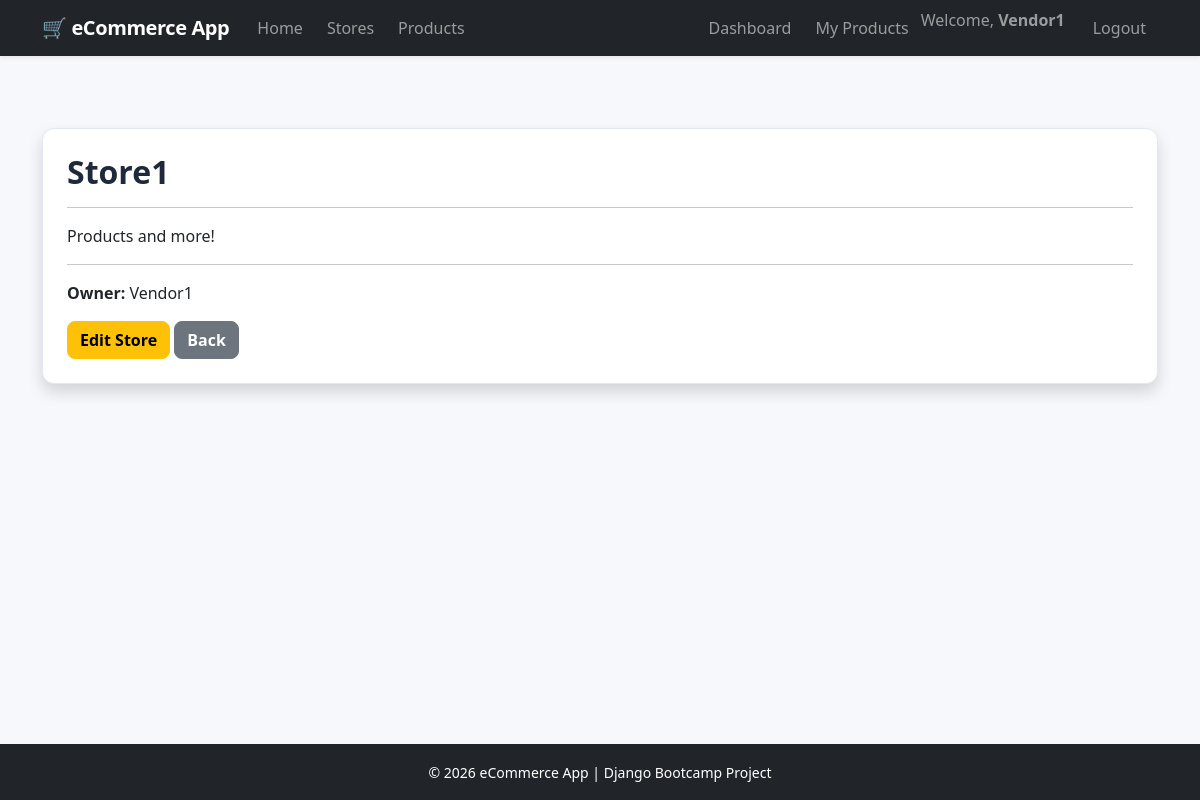
Page /stores/3/ (signed in) on the committed database.
### Store/models.py (models this page shows, shortened)
class Store(models.Model):
    owner = models.ForeignKey(
        User,
        on_delete=models.CASCADE,
        related_name="stores"
    )
    name = models.CharField(max_length=100)
    description = models.TextField(blank=True)
    created_at = models.DateTimeField(auto_now_add=True)

### Store/decorators.py (the view)
    @login_required
    def wrapper(request, *args, **kwargs):
        if request.user.groups.filter(name="Vendor").exists():
            return view_func(request, *args, **kwargs)
        raise PermissionDenied

### Store/utils.py (called while the page is built)
def get_vendor_store(request, pk):
    return get_object_or_404(
        Store,
        pk=pk,
        owner=request.user
    )

### Store/views.py (called while the page is built)
@login_required
@vendor_required
def store_detail(request, pk):
    store = get_vendor_store(request, pk)
    return render(
        request,
        "stores/store_detail.html",
        {
            "store": store,
        },
    )

### templates/stores/store_detail.html (shortened to what this page needs)
{% extends "base.html" %}
{% block content %}
<div class="card shadow">
<div class="card-body">
<h2>
{{ store.name }}
</h2>
<hr>
<p>
{{ store.description }}
</p>
<hr>
<p>
<strong>
Owner:
</strong>
{{ store.owner.username }}
</p>
<a
href="{% url 'update_store' store.id %}"
class="btn btn-warning">
Edit Store
</a>
<a
href="{% url 'dashboard' %}"
class="btn btn-secondary">
Back
</a>
</div>
</div>
{% endblock %}

### templates/base.html (shortened to what this page needs)
{% load static %}
<!DOCTYPE html>
<html lang="en">
<head>
    <link
        href="https://cdn.jsdelivr.net/npm/bootstrap@5.3.3/dist/css/bootstrap.min.css"
        rel="stylesheet">
    <link
        rel="stylesheet"
        href="{% static 'css/style.css' %}">
</head>
<body class="d-flex flex-column min-vh-100">
<nav class="navbar navbar-expand-lg navbar-dark bg-dark shadow-sm">
    <div class="container">
        <a class="navbar-brand" href="{% url 'home' %}">
            🛒 eCommerce App
        </a>
        <div class="collapse navbar-collapse" id="navbarNav">
            <ul class="navbar-nav me-auto">
                <li class="nav-item">
                    <a class="nav-link" href="{% url 'home' %}">
                        Home
                    </a>
                </li>
                <li class="nav-item">
                    <a class="nav-link" href="{% url 'browse_stores' %}">
                        Stores
                    </a>
                </li>
                <li class="nav-item">
                    <a class="nav-link" href="{% url 'browse_products' %}">
                        Products
                    </a>
                </li>
            </ul>
            <ul class="navbar-nav ms-auto">
                {% if user.is_authenticated %}
                    {% if user.groups.all.0.name == "Vendor" %}
                        <li class="nav-item">
                            <a class="nav-link" href="{% url 'dashboard' %}">
                                Dashboard
                            </a>
                        </li>
                        <li class="nav-item">
                            <a class="nav-link" href="{% url 'product_list' %}">
                                My Products
                            </a>
                        </li>
                    {% endif %}
                    <li class="nav-item">
                        <span class="navbar-text me-3">
                            Welcome,
                            <strong>
                                {{ user.username }}
                            </strong>
                        </span>
                    </li>
                    <li class="nav-item">
                        <a class="nav-link" href="{% url 'logout' %}">
                            Logout
                        </a>
                    </li>
                {% endif %}
            </ul>
        </div>
    </div>
</nav>
<main class="container my-5 flex-grow-1">
    {% block content %}
    {% endblock %}
</main>
<footer class="bg-dark text-white text-center py-3 mt-auto">
    <div class="container">
        <small>
            &copy; {% now "Y" %} eCommerce App
            | Django Bootcamp Project
        </small>
    </div>
</footer>
</body>
</html>

### static/css/style.css (style rules this page uses)
:root { --app-bg: #f6f8fb; --app-border: #e2e8f0; --app-heading: #1e293b; }
body { background: var(--app-bg); color: #334155; }
h1, h2, h3, h4, h5, h6 { color: var(--app-heading); font-weight: 700; }
.navbar-brand { font-weight: 700; letter-spacing: -0.02em; }
.nav-link { border-radius: 0.375rem; padding-inline: 0.75rem !important; }
.card { border-color: var(--app-border); border-radius: 0.75rem; }
.card-body { padding: 1.5rem; }
.btn { border-radius: 0.5rem; font-weight: 600; }

### rows in the picture
Store: name "Store1", description "Products and more!", owner.username "Vendor1"

### other values in the picture
{{ user.username }} "Vendor1"
